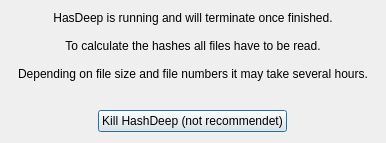
<?xml version="1.0" encoding="UTF-8"?>
<ui version="4.0">
 <class>DialogRunHasDeep</class>
 <widget class="QDialog" name="DialogRunHasDeep">
  <property name="geometry">
   <rect>
    <x>0</x>
    <y>0</y>
    <width>386</width>
    <height>143</height>
   </rect>
  </property>
  <property name="windowTitle">
   <string>Hashdeep Running...</string>
  </property>
  <layout class="QVBoxLayout" name="verticalLayout">
   <item>
    <widget class="QLabel" name="label">
     <property name="text">
      <string>HasDeep is running and will terminate once finished.

To calculate the hashes all files have to be read.

Depending on file size and file numbers it may take several hours.</string>
     </property>
     <property name="alignment">
      <set>Qt::AlignCenter</set>
     </property>
    </widget>
   </item>
   <item>
    <spacer name="verticalSpacer">
     <property name="orientation">
      <enum>Qt::Vertical</enum>
     </property>
     <property name="sizeHint" stdset="0">
      <size>
       <width>20</width>
       <height>40</height>
      </size>
     </property>
    </spacer>
   </item>
   <item>
    <layout class="QHBoxLayout" name="horizontalLayout">
     <item>
      <widget class="QPushButton" name="pushButton">
       <property name="sizePolicy">
        <sizepolicy hsizetype="Fixed" vsizetype="Fixed">
         <horstretch>0</horstretch>
         <verstretch>0</verstretch>
        </sizepolicy>
       </property>
       <property name="text">
        <string>Kill HashDeep (not recommendet)</string>
       </property>
      </widget>
     </item>
    </layout>
   </item>
  </layout>
 </widget>
 <resources/>
 <connections>
  <connection>
   <sender>pushButton</sender>
   <signal>released()</signal>
   <receiver>DialogRunHasDeep</receiver>
   <slot>accept()</slot>
   <hints>
    <hint type="sourcelabel">
     <x>192</x>
     <y>121</y>
    </hint>
    <hint type="destinationlabel">
     <x>192</x>
     <y>71</y>
    </hint>
   </hints>
  </connection>
 </connections>
</ui>
